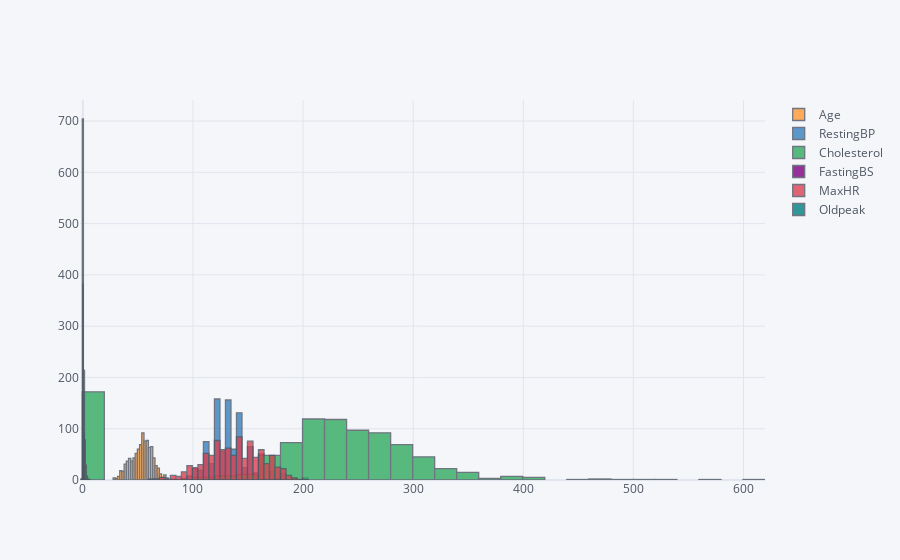

This figure's notebook cell:
### Code cell
train_data[numerical].iplot(kind='hist');

### Figure 1 — Plotly figure (JSON) as saved in the notebook; plotly's stock layout.template omitted (floating-point values rounded to 4 significant figures; data arrays with more than 128 entries replaced by an {"elided": "..."} marker saying what was removed)
{"data": [{"histfunc": "count", "histnorm": "", "marker": {"color": "rgba(255, 153, 51, 1.0)", "line": {"color": "#4D5663", "width": 1.3}}, "name": "Age", "opacity": 0.8, "orientation": "v", "type": "histogram", "x": {"elided": "918 int values"}}, {"histfunc": "count", "histnorm": "", "marker": {"color": "rgba(55, 128, 191, 1.0)", "line": {"color": "#4D5663", "width": 1.3}}, "name": "RestingBP", "opacity": 0.8, "orientation": "v", "type": "histogram", "x": {"elided": "918 int values"}}, {"histfunc": "count", "histnorm": "", "marker": {"color": "rgba(50, 171, 96, 1.0)", "line": {"color": "#4D5663", "width": 1.3}}, "name": "Cholesterol", "opacity": 0.8, "orientation": "v", "type": "histogram", "x": {"elided": "918 int values"}}, {"histfunc": "count", "histnorm": "", "marker": {"color": "rgba(128, 0, 128, 1.0)", "line": {"color": "#4D5663", "width": 1.3}}, "name": "FastingBS", "opacity": 0.8, "orientation": "v", "type": "histogram", "x": {"elided": "918 int values"}}, {"histfunc": "count", "histnorm": "", "marker": {"color": "rgba(219, 64, 82, 1.0)", "line": {"color": "#4D5663", "width": 1.3}}, "name": "MaxHR", "opacity": 0.8, "orientation": "v", "type": "histogram", "x": {"elided": "918 int values"}}, {"histfunc": "count", "histnorm": "", "marker": {"color": "rgba(0, 128, 128, 1.0)", "line": {"color": "#4D5663", "width": 1.3}}, "name": "Oldpeak", "opacity": 0.8, "orientation": "v", "type": "histogram", "x": {"elided": "918 float values"}}], "layout": {"barmode": "overlay", "legend": {"bgcolor": "#F5F6F9", "font": {"color": "#4D5663"}}, "paper_bgcolor": "#F5F6F9", "plot_bgcolor": "#F5F6F9", "title": {"font": {"color": "#4D5663"}}, "xaxis": {"gridcolor": "#E1E5ED", "showgrid": true, "tickfont": {"color": "#4D5663"}, "title": {"font": {"color": "#4D5663"}, "text": ""}, "zerolinecolor": "#E1E5ED"}, "yaxis": {"gridcolor": "#E1E5ED", "showgrid": true, "tickfont": {"color": "#4D5663"}, "title": {"font": {"color": "#4D5663"}, "text": ""}, "zerolinecolor": "#E1E5ED"}}}
